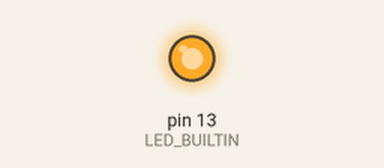
This sketch was run on a simulated Arduino Uno, built for the host (arithmetic inside an expression is 32-bit, double 64-bit). Shown: output pins drawn as LEDs (lit = HIGH). Random numbers use the default seed unless the sketch sets one; what the sketch prints to the serial monitor is not drawn.

Above: at 0.1 s.
At 9.6 s:
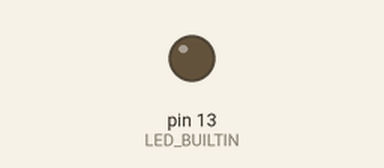
Timing chart, 0 to 11.1 s (numbered marks = the images above):
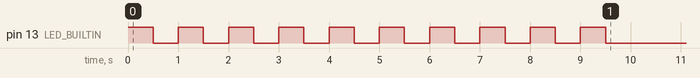

The sketch:

arduino_resnet_1_complete_classfier_2_ee.ino
```cpp
/*
 * Auto-generated Arduino runner: arduino_resnet_1_complete_classfier_2_ee
 *
 * Copy this file and all files from the generated code directory
 * into a single Arduino sketch folder named "arduino_resnet_1_complete_classfier_2_ee".
 * (Folder name must match the .ino filename.)
 *
 * Board: Arduino Giga R1  (FQBN: arduino:mbed_giga:giga)
 *
 * Compile check (no upload):
 *   arduino-cli compile --fqbn arduino:mbed_giga:giga arduino_resnet_1_complete_classfier_2_ee/
 *
 * Model I/O:
 *   Input  (NCHW): [1, 6, 7, 256]  ->  NHWC flat: 10752 floats
 *   Output        : [1, 5]  ->  5 class scores
 */

#include "model.h"

// ---------------------------------------------------------------------------
// Buffer sizes
// ---------------------------------------------------------------------------
#define INPUT_SIZE  10752   // 1 * 7 * 256 * 6  (NHWC)
#define OUTPUT_SIZE 5

// Global arrays — keeps them off the stack (avoids stack overflow)
static float input_buf[INPUT_SIZE];
static float output_buf[OUTPUT_SIZE];
static bool  _done = false;

// ---------------------------------------------------------------------------
// setup
// ---------------------------------------------------------------------------
void setup() {
    pinMode(LED_BUILTIN, OUTPUT);

    // Slow blink = setup started
    for (int i = 0; i < 10; i++) {
        digitalWrite(LED_BUILTIN, HIGH); delay(500);
        digitalWrite(LED_BUILTIN, LOW);  delay(500);
    }
    Serial.begin(115200);
    // unsigned long start = millis();
    while (!Serial) {}

    // Seed RNG from a floating ADC pin (unconnected = noise)
    randomSeed(analogRead(A0));

    // Fill input with random floats in [-1.0, 1.0]
    // Replace this block with real sensor data in your application.
    for (int i = 0; i < INPUT_SIZE; ++i) {
        // random(-1000, 1001) gives integers in [-1000, 1000]
        input_buf[i] = (float)random(-1000, 1001) / 1000.0f;
    }

    Serial.println("Input buffer filled with random data.");
    Serial.println("Running model_forward...");
    Serial.println();
}

// ---------------------------------------------------------------------------
// loop — runs inference once, then halts
// ---------------------------------------------------------------------------
void loop() {
    if (_done) return;
    _done = true;

    // model_forward prints profiling checkpoints (Serial.print) internally
    model_forward(input_buf, output_buf);

    // Print output class scores
    Serial.println();
    Serial.println("Output scores:");
    for (int i = 0; i < OUTPUT_SIZE; ++i) {
        Serial.print("  class ");
        Serial.print(i);
        Serial.print(": ");
        Serial.println(output_buf[i], 6);
    }

    // Find argmax
    int best = 0;
    for (int i = 1; i < OUTPUT_SIZE; ++i) {
        if (output_buf[i] > output_buf[best]) best = i;
    }
    Serial.print("Predicted class: ");
    Serial.println(best);
}
```

model.cpp
```cpp
// Auto-generated model implementation
// DO NOT EDIT

// Input shape  (NCHW): [1, 6, 7, 256]
// Output shape: [1, 5]

#include <Arduino.h>

#include "model.h"
#include "weights.h"
#include "nn_ops_float.h"

#include <string.h>

void model_forward(const float* input, float* output) {
    static float slot_0[10752];
    static float slot_1[10752];
    static float slot_2[10752];

    // stem_conv [conv2d]
    conv2d_nhwc(input, 7, 256, 6, stem_conv_weight, 5, 5, 2, NULL, 1, 1, 1, slot_0);
    // stem_bn [batchnorm]
    batchnorm2d_nhwc(slot_0, 7, 256, 2, stem_bn_gamma, stem_bn_beta, stem_bn_mean, stem_bn_var, 1e-05f, slot_1);
    // stem_relu [relu]
    relu(slot_1, 3584);
    // stage0_block0_conv1 [conv2d]
    conv2d_nhwc(slot_1, 7, 256, 2, stage0_block0_conv1_weight, 3, 3, 2, NULL, 1, 1, 1, slot_0);
    // stage0_block0_bn1 [batchnorm]
    batchnorm2d_nhwc(slot_0, 7, 256, 2, stage0_block0_bn1_gamma, stage0_block0_bn1_beta, stage0_block0_bn1_mean, stage0_block0_bn1_var, 1e-05f, slot_2);
    // stage0_block0_relu1 [relu]
    relu(slot_2, 3584);
    // stage0_block0_conv2 [conv2d]
    conv2d_nhwc(slot_2, 7, 256, 2, stage0_block0_conv2_weight, 3, 3, 2, NULL, 1, 1, 1, slot_0);
    // stage0_block0_bn2 [batchnorm]
    batchnorm2d_nhwc(slot_0, 7, 256, 2, stage0_block0_bn2_gamma, stage0_block0_bn2_beta, stage0_block0_bn2_mean, stage0_block0_bn2_var, 1e-05f, slot_2);
    // add [add]
    for (int i = 0; i < 3584; ++i) {
        slot_0[i] = slot_2[i] + slot_1[i];
    }
    // stage0_block0_relu2 [relu]
    relu(slot_0, 3584);
    // stage0_block1_conv1 [conv2d]
    conv2d_nhwc(slot_0, 7, 256, 2, stage0_block1_conv1_weight, 3, 3, 2, NULL, 1, 1, 1, slot_1);
    // stage0_block1_bn1 [batchnorm]
    batchnorm2d_nhwc(slot_1, 7, 256, 2, stage0_block1_bn1_gamma, stage0_block1_bn1_beta, stage0_block1_bn1_mean, stage0_block1_bn1_var, 1e-05f, slot_2);
    // stage0_block1_relu1 [relu]
    relu(slot_2, 3584);
    // stage0_block1_conv2 [conv2d]
    conv2d_nhwc(slot_2, 7, 256, 2, stage0_block1_conv2_weight, 3, 3, 2, NULL, 1, 1, 1, slot_1);
    // stage0_block1_bn2 [batchnorm]
    batchnorm2d_nhwc(slot_1, 7, 256, 2, stage0_block1_bn2_gamma, stage0_block1_bn2_beta, stage0_block1_bn2_mean, stage0_block1_bn2_var, 1e-05f, slot_2);
    // add_1 [add]
    for (int i = 0; i < 3584; ++i) {
        slot_1[i] = slot_2[i] + slot_0[i];
    }
    // stage0_block1_relu2 [relu]
    relu(slot_1, 3584);
    // stage1_block0_shortcut_conv [conv2d]
    conv2d_nhwc(slot_1, 7, 256, 2, stage1_block0_shortcut_conv_weight, 1, 1, 6, NULL, 1, 1, 0, slot_0);
    // stage1_block0_shortcut_bn [batchnorm]
    batchnorm2d_nhwc(slot_0, 7, 256, 6, stage1_block0_shortcut_bn_gamma, stage1_block0_shortcut_bn_beta, stage1_block0_shortcut_bn_mean, stage1_block0_shortcut_bn_var, 1e-05f, slot_2);
    // stage1_block0_conv1 [conv2d]
    conv2d_nhwc(slot_1, 7, 256, 2, stage1_block0_conv1_weight, 3, 3, 6, NULL, 1, 1, 1, slot_0);
    // stage1_block0_bn1 [batchnorm]
    batchnorm2d_nhwc(slot_0, 7, 256, 6, stage1_block0_bn1_gamma, stage1_block0_bn1_beta, stage1_block0_bn1_mean, stage1_block0_bn1_var, 1e-05f, slot_1);
    // stage1_block0_relu1 [relu]
    relu(slot_1, 10752);
    // stage1_block0_conv2 [conv2d]
    conv2d_nhwc(slot_1, 7, 256, 6, stage1_block0_conv2_weight, 3, 3, 6, NULL, 1, 1, 1, slot_0);
    // stage1_block0_bn2 [batchnorm]
    batchnorm2d_nhwc(slot_0, 7, 256, 6, stage1_block0_bn2_gamma, stage1_block0_bn2_beta, stage1_block0_bn2_mean, stage1_block0_bn2_var, 1e-05f, slot_1);
    // add_2 [add]
    for (int i = 0; i < 10752; ++i) {
        slot_0[i] = slot_1[i] + slot_2[i];
    }
    // stage1_block0_relu2 [relu]
    relu(slot_0, 10752);
    // stage1_block1_conv1 [conv2d]
    conv2d_nhwc(slot_0, 7, 256, 6, stage1_block1_conv1_weight, 3, 3, 6, NULL, 1, 1, 1, slot_1);
    // stage1_block1_bn1 [batchnorm]
    batchnorm2d_nhwc(slot_1, 7, 256, 6, stage1_block1_bn1_gamma, stage1_block1_bn1_beta, stage1_block1_bn1_mean, stage1_block1_bn1_var, 1e-05f, slot_2);
    // stage1_block1_relu1 [relu]
    relu(slot_2, 10752);
    // stage1_block1_conv2 [conv2d]
    conv2d_nhwc(slot_2, 7, 256, 6, stage1_block1_conv2_weight, 3, 3, 6, NULL, 1, 1, 1, slot_1);
    // stage1_block1_bn2 [batchnorm]
    batchnorm2d_nhwc(slot_1, 7, 256, 6, stage1_block1_bn2_gamma, stage1_block1_bn2_beta, stage1_block1_bn2_mean, stage1_block1_bn2_var, 1e-05f, slot_2);
    // add_3 [add]
    for (int i = 0; i < 10752; ++i) {
        slot_1[i] = slot_2[i] + slot_0[i];
    }
    // stage1_block1_relu2 [relu]
    relu(slot_1, 10752);
    // stage1_block2_conv1 [conv2d]
    conv2d_nhwc(slot_1, 7, 256, 6, stage1_block2_conv1_weight, 3, 3, 6, NULL, 1, 1, 1, slot_0);
    // stage1_block2_bn1 [batchnorm]
    batchnorm2d_nhwc(slot_0, 7, 256, 6, stage1_block2_bn1_gamma, stage1_block2_bn1_beta, stage1_block2_bn1_mean, stage1_block2_bn1_var, 1e-05f, slot_2);
    // stage1_block2_relu1 [relu]
    relu(slot_2, 10752);
    // stage1_block2_conv2 [conv2d]
    conv2d_nhwc(slot_2, 7, 256, 6, stage1_block2_conv2_weight, 3, 3, 6, NULL, 1, 1, 1, slot_0);
    // stage1_block2_bn2 [batchnorm]
    batchnorm2d_nhwc(slot_0, 7, 256, 6, stage1_block2_bn2_gamma, stage1_block2_bn2_beta, stage1_block2_bn2_mean, stage1_block2_bn2_var, 1e-05f, slot_2);
    // add_4 [add]
    for (int i = 0; i < 10752; ++i) {
        slot_0[i] = slot_2[i] + slot_1[i];
    }
    // stage1_block2_relu2 [relu]
    relu(slot_0, 10752);
    // exit_conv [conv2d]
    conv2d_nhwc(slot_0, 7, 256, 6, exit_conv_weight, 3, 3, 6, NULL, 2, 2, 0, slot_1);
    // exit_bn [batchnorm]
    batchnorm2d_nhwc(slot_1, 3, 127, 6, exit_bn_gamma, exit_bn_beta, exit_bn_mean, exit_bn_var, 1e-05f, slot_0);
    // exit_relu [relu]
    relu(slot_0, 2286);
    // exit_pool [adaptive_avg_pool]
    global_average_pool_2d(slot_0, 3, 127, 6, slot_1);
    // view [method_view]
    memcpy(slot_0, slot_1, 6 * sizeof(float));
    // exit_fc [linear]
    dense(slot_0, 6, exit_fc_weight, exit_fc_bias, 5, slot_1);
    // exit_softmax [softmax]
    memcpy(slot_0, slot_1, 5 * sizeof(float));
    softmax(slot_0, 5);
    memcpy(output, slot_0, 5 * sizeof(float));
}
```

model.h
```cpp
// Auto-generated model header
// DO NOT EDIT

#ifndef MODEL_H_
#define MODEL_H_

#include <stddef.h>

// =============================================================================
// IMPORTANT: Input Layout
// =============================================================================
// This model expects input in NHWC format (batch, height, width, channels).
// PyTorch uses NCHW format. Convert before calling:
//   PyTorch: input.permute(0, 2, 3, 1).numpy().flatten()
// =============================================================================

// Input: x
// Output: exit_softmax

// Main model inference function
void model_forward(const float* input, float* output);

#endif // MODEL_H_
```

nn_ops_float.h
```cpp
// Minimal TensorFlow-like ops implemented in portable C for embedded targets.
// Layout: NHWC for tensors. Convolutions are standard cross-correlation (TF style).
// No dynamic allocation; callers provide output buffers.
// All functions use float for simplicity; adapt to fixed-point as needed.

#ifndef NN_OPS_FLOAT_H_
#define NN_OPS_FLOAT_H_

#include <math.h>
#include <stddef.h>

// Clamp helper
static inline int clamp_int(int v, int lo, int hi) { return v < lo ? lo : (v > hi ? hi : v); }

// Conv2D (NHWC input, HWIO filters)
// in:  [H, W, C_in]
// filt:[K_h, K_w, C_in, C_out]
// bias:[C_out]
// out: [H_out, W_out, C_out]
// Stride: (stride_h, stride_w), Padding: SAME or VALID (string)
static inline void conv2d_nhwc(
    const float* in, int in_h, int in_w, int in_c,
    const float* filt, int k_h, int k_w, int out_c,
    const float* bias,
    int stride_h, int stride_w,
    int pad_same, // 1 for SAME, 0 for VALID
    float* out)
{
    int out_h, out_w;
    if (pad_same) {
        out_h = (in_h + stride_h - 1) / stride_h;
        out_w = (in_w + stride_w - 1) / stride_w;
    } else {
        out_h = (in_h - k_h) / stride_h + 1;
        out_w = (in_w - k_w) / stride_w + 1;
    }

    int pad_h_total = pad_same ? ((out_h - 1) * stride_h + k_h - in_h) : 0;
    int pad_w_total = pad_same ? ((out_w - 1) * stride_w + k_w - in_w) : 0;
    int pad_top = pad_h_total / 2;
    int pad_left = pad_w_total / 2;

    for (int oh = 0; oh < out_h; ++oh) {
        for (int ow = 0; ow < out_w; ++ow) {
            for (int oc = 0; oc < out_c; ++oc) {
                float acc = bias ? bias[oc] : 0.0f;
                for (int kh = 0; kh < k_h; ++kh) {
                    int ih = oh * stride_h + kh - pad_top;
                    if (ih < 0 || ih >= in_h) continue;
                    for (int kw = 0; kw < k_w; ++kw) {
                        int iw = ow * stride_w + kw - pad_left;
                        if (iw < 0 || iw >= in_w) continue;
                        const float* in_px = in + ((ih * in_w + iw) * in_c);
                        const float* f_base = filt + (((kh * k_w + kw) * in_c) * out_c + oc);
                        for (int ic = 0; ic < in_c; ++ic) {
                            acc += in_px[ic] * f_base[ic * out_c];
                        }
                    }
                }
                out[((oh * out_w + ow) * out_c) + oc] = acc;
            }
        }
    }
}

// ReLU
static inline void relu(float* x, int n) {
    for (int i = 0; i < n; ++i) x[i] = x[i] > 0.0f ? x[i] : 0.0f;
}

// Dense (fully connected): y = xW + b
// x: [in_features]
// W: [in_features, out_features] row-major (in_features major)
// b: [out_features]
static inline void dense(const float* x, int in_features,
                         const float* W, const float* b,
                         int out_features,
                         float* y) {
    for (int o = 0; o < out_features; ++o) {
        float acc = b ? b[o] : 0.0f;
        const float* w_col = W + o; // access W[i * out_features + o]
        for (int i = 0; i < in_features; ++i) {
            acc += x[i] * w_col[i * out_features];
        }
        y[o] = acc;
    }
}

// GlobalAveragePool2D over H and W for NHWC
// in: [H, W, C]
// out: [C]
static inline void global_average_pool_2d(const float* in, int h, int w, int c, float* out) {
    for (int ch = 0; ch < c; ++ch) out[ch] = 0.0f;
    const int n = h * w;
    for (int ih = 0; ih < h; ++ih) {
        for (int iw = 0; iw < w; ++iw) {
            const float* px = in + ((ih * w + iw) * c);
            for (int ch = 0; ch < c; ++ch) out[ch] += px[ch];
        }
    }
    const float inv = n > 0 ? 1.0f / (float)n : 0.0f;
    for (int ch = 0; ch < c; ++ch) out[ch] *= inv;
}

// AdaptiveAvgPool2d((1,1)): same as global average pool over H,W for NHWC
// in:  [in_h, in_w, in_c]
// out: [in_c]
static inline void adaptive_avg_pool_2d_1x1(const float* in, int in_h, int in_w, int in_c, float* out) {
    global_average_pool_2d(in, in_h, in_w, in_c, out);
}

// Flatten: copy n floats from src to dst (for view/flatten after pooling)
static inline void flatten(const float* src, int n, float* dst) {
    for (int i = 0; i < n; ++i) dst[i] = src[i];
}

// Softmax over last dimension
static inline void softmax(float* x, int n) {
    if (n <= 0) return;
    float maxv = x[0];
    for (int i = 1; i < n; ++i) if (x[i] > maxv) maxv = x[i];
    float sum = 0.0f;
    for (int i = 0; i < n; ++i) {
        x[i] = expf(x[i] - maxv);
        sum += x[i];
    }
    const float inv = sum > 0 ? 1.0f / sum : 0.0f;
    for (int i = 0; i < n; ++i) x[i] *= inv;
}

// Mean reduction over spatial dimensions (H, W) for NHWC
// Used for global average pooling or mean(dim=[2,3]) in PyTorch
// in:  [H, W, C] - 3D tensor in NHWC format (batch dimension removed)
// out: [C] - 1D tensor with channel means
// This is equivalent to global_average_pool_2d but named for clarity
static inline void mean_hwc(const float* in, int h, int w, int c, float* out) {
    const int n = h * w;
    // Initialize output to zero
    for (int ch = 0; ch < c; ++ch) {
        out[ch] = 0.0f;
    }
    // Sum over all spatial positions
    for (int ih = 0; ih < h; ++ih) {
        for (int iw = 0; iw < w; ++iw) {
            const float* px = in + ((ih * w + iw) * c);
            for (int ch = 0; ch < c; ++ch) {
                out[ch] += px[ch];
            }
        }
    }
    // Divide by number of elements
    const float inv = n > 0 ? 1.0f / (float)n : 0.0f;
    for (int ch = 0; ch < c; ++ch) {
        out[ch] *= inv;
    }
}

// BatchNorm2D for NHWC
// in:  [H, W, C]
// gamma: [C] (scale)
// beta:  [C] (bias)
// mean:  [C] (running mean)
// var:   [C] (running variance)
// out:  [H, W, C]
static inline void batchnorm2d_nhwc(
    const float* in, int h, int w, int c,
    const float* gamma, const float* beta,
    const float* mean, const float* var,
    float eps,
    float* out)
{
    const int n = h * w;
    for (int ih = 0; ih < h; ++ih) {
        for (int iw = 0; iw < w; ++iw) {
            const float* in_px = in + ((ih * w + iw) * c);
            float* out_px = out + ((ih * w + iw) * c);
            for (int ch = 0; ch < c; ++ch) {
                float normalized = (in_px[ch] - mean[ch]) / sqrtf(var[ch] + eps);
                out_px[ch] = gamma[ch] * normalized + beta[ch];
            }
        }
    }
}

#endif // NN_OPS_FLOAT_H_
```

Source omitted: weights.h (44733 bytes)
